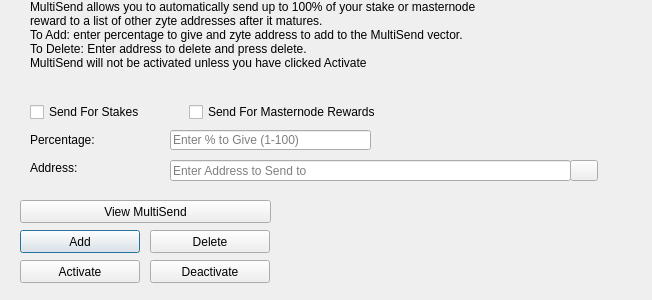
<?xml version="1.0" encoding="UTF-8"?>
<ui version="4.0">
 <class>MultiSendDialog</class>
 <widget class="QDialog" name="MultiSendDialog">
  <property name="windowModality">
   <enum>Qt::NonModal</enum>
  </property>
  <property name="geometry">
   <rect>
    <x>0</x>
    <y>0</y>
    <width>652</width>
    <height>300</height>
   </rect>
  </property>
  <property name="windowTitle">
   <string>MultiSend</string>
  </property>
  <widget class="QLineEdit" name="multiSendPercentEdit">
   <property name="geometry">
    <rect>
     <x>170</x>
     <y>130</y>
     <width>201</width>
     <height>20</height>
    </rect>
   </property>
   <property name="toolTip">
    <string>Enter whole numbers 1 - 100</string>
   </property>
   <property name="placeholderText">
    <string>Enter % to Give (1-100)</string>
   </property>
  </widget>
  <widget class="QLineEdit" name="multiSendAddressEdit">
   <property name="geometry">
    <rect>
     <x>170</x>
     <y>160</y>
     <width>401</width>
     <height>21</height>
    </rect>
   </property>
   <property name="toolTip">
    <string/>
   </property>
   <property name="placeholderText">
    <string>Enter Address to Send to</string>
   </property>
  </widget>
  <widget class="QLabel" name="label_2">
   <property name="geometry">
    <rect>
     <x>30</x>
     <y>0</y>
     <width>451</width>
     <height>121</height>
    </rect>
   </property>
   <property name="lineWidth">
    <number>1</number>
   </property>
   <property name="text">
    <string>MultiSend allows you to automatically send up to 100% of your stake or masternode reward to a list of other zyte addresses after it matures.
To Add: enter percentage to give and zyte address to add to the MultiSend vector.
To Delete: Enter address to delete and press delete.
MultiSend will not be activated unless you have clicked Activate</string>
   </property>
   <property name="alignment">
    <set>Qt::AlignLeading|Qt::AlignLeft|Qt::AlignTop</set>
   </property>
   <property name="wordWrap">
    <bool>true</bool>
   </property>
  </widget>
  <widget class="QLabel" name="message">
   <property name="geometry">
    <rect>
     <x>290</x>
     <y>200</y>
     <width>351</width>
     <height>91</height>
    </rect>
   </property>
   <property name="text">
    <string/>
   </property>
  </widget>
  <widget class="QPushButton" name="addButton">
   <property name="geometry">
    <rect>
     <x>20</x>
     <y>230</y>
     <width>120</width>
     <height>23</height>
    </rect>
   </property>
   <property name="toolTip">
    <string/>
   </property>
   <property name="statusTip">
    <string>Add to MultiSend Vector</string>
   </property>
   <property name="text">
    <string>Add</string>
   </property>
  </widget>
  <widget class="QPushButton" name="disableButton">
   <property name="geometry">
    <rect>
     <x>150</x>
     <y>260</y>
     <width>120</width>
     <height>23</height>
    </rect>
   </property>
   <property name="statusTip">
    <string>Deactivate MultiSend</string>
   </property>
   <property name="text">
    <string>Deactivate</string>
   </property>
  </widget>
  <widget class="QPushButton" name="addressBookButton">
   <property name="geometry">
    <rect>
     <x>570</x>
     <y>160</y>
     <width>28</width>
     <height>21</height>
    </rect>
   </property>
   <property name="toolTip">
    <string>Choose an address from the address book</string>
   </property>
   <property name="text">
    <string/>
   </property>
   <property name="icon">
    <iconset resource="../zyte.qrc">
     <normaloff>:/icons/address-book</normaloff>:/icons/address-book</iconset>
   </property>
   <property name="shortcut">
    <string>Alt+A</string>
   </property>
   <property name="autoDefault">
    <bool>false</bool>
   </property>
  </widget>
  <widget class="QLabel" name="label">
   <property name="geometry">
    <rect>
     <x>30</x>
     <y>130</y>
     <width>121</width>
     <height>20</height>
    </rect>
   </property>
   <property name="toolTip">
    <string>Percentage of stake to send</string>
   </property>
   <property name="text">
    <string>Percentage:</string>
   </property>
  </widget>
  <widget class="QLabel" name="label_5">
   <property name="geometry">
    <rect>
     <x>30</x>
     <y>160</y>
     <width>111</width>
     <height>16</height>
    </rect>
   </property>
   <property name="toolTip">
    <string>Address to send portion of stake to</string>
   </property>
   <property name="text">
    <string>Address:</string>
   </property>
  </widget>
  <widget class="QPushButton" name="deleteButton">
   <property name="geometry">
    <rect>
     <x>150</x>
     <y>230</y>
     <width>120</width>
     <height>23</height>
    </rect>
   </property>
   <property name="toolTip">
    <string/>
   </property>
   <property name="statusTip">
    <string>Delete Address From MultiSend Vector</string>
   </property>
   <property name="text">
    <string>Delete</string>
   </property>
  </widget>
  <widget class="QPushButton" name="activateButton">
   <property name="geometry">
    <rect>
     <x>20</x>
     <y>260</y>
     <width>120</width>
     <height>23</height>
    </rect>
   </property>
   <property name="statusTip">
    <string>Activate MultiSend</string>
   </property>
   <property name="text">
    <string>Activate</string>
   </property>
  </widget>
  <widget class="QPushButton" name="viewButton">
   <property name="geometry">
    <rect>
     <x>20</x>
     <y>200</y>
     <width>251</width>
     <height>23</height>
    </rect>
   </property>
   <property name="toolTip">
    <string/>
   </property>
   <property name="statusTip">
    <string>View MultiSend Vector</string>
   </property>
   <property name="text">
    <string>View MultiSend</string>
   </property>
  </widget>
  <widget class="QWidget" name="horizontalLayoutWidget">
   <property name="geometry">
    <rect>
     <x>30</x>
     <y>100</y>
     <width>351</width>
     <height>24</height>
    </rect>
   </property>
   <layout class="QHBoxLayout" name="horizontalLayout">
    <item>
     <widget class="QCheckBox" name="multiSendStakeCheckBox">
      <property name="text">
       <string>Send For Stakes</string>
      </property>
     </widget>
    </item>
    <item>
     <widget class="QCheckBox" name="multiSendMasternodeCheckBox">
      <property name="text">
       <string>Send For Masternode Rewards</string>
      </property>
     </widget>
    </item>
   </layout>
  </widget>
 </widget>
 <resources>
  <include location="../zyte.qrc"/>
 </resources>
 <connections/>
</ui>
